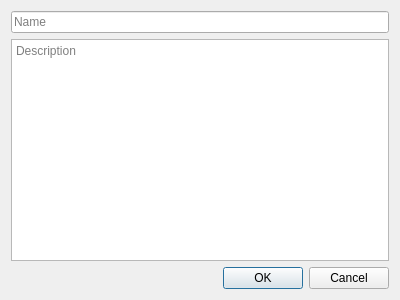
<?xml version="1.0" encoding="UTF-8"?>
<ui version="4.0">
 <class>CreateCourseDialog</class>
 <widget class="QDialog" name="CreateCourseDialog">
  <property name="geometry">
   <rect>
    <x>0</x>
    <y>0</y>
    <width>400</width>
    <height>300</height>
   </rect>
  </property>
  <property name="windowTitle">
   <string>Dialog</string>
  </property>
  <layout class="QVBoxLayout" name="verticalLayout">
   <item>
    <widget class="QLineEdit" name="nameEdit">
     <property name="placeholderText">
      <string>Name</string>
     </property>
    </widget>
   </item>
   <item>
    <widget class="QTextEdit" name="descEdit">
     <property name="placeholderText">
      <string>Description</string>
     </property>
    </widget>
   </item>
   <item>
    <widget class="QDialogButtonBox" name="buttonBox">
     <property name="orientation">
      <enum>Qt::Horizontal</enum>
     </property>
     <property name="standardButtons">
      <set>QDialogButtonBox::Cancel|QDialogButtonBox::Ok</set>
     </property>
    </widget>
   </item>
  </layout>
 </widget>
 <resources/>
 <connections>
  <connection>
   <sender>buttonBox</sender>
   <signal>accepted()</signal>
   <receiver>CreateCourseDialog</receiver>
   <slot>accept()</slot>
   <hints>
    <hint type="sourcelabel">
     <x>227</x>
     <y>280</y>
    </hint>
    <hint type="destinationlabel">
     <x>157</x>
     <y>274</y>
    </hint>
   </hints>
  </connection>
  <connection>
   <sender>buttonBox</sender>
   <signal>rejected()</signal>
   <receiver>CreateCourseDialog</receiver>
   <slot>reject()</slot>
   <hints>
    <hint type="sourcelabel">
     <x>295</x>
     <y>286</y>
    </hint>
    <hint type="destinationlabel">
     <x>286</x>
     <y>274</y>
    </hint>
   </hints>
  </connection>
 </connections>
 <slots>
  <signal>createCourse(Course*)</signal>
 </slots>
</ui>
